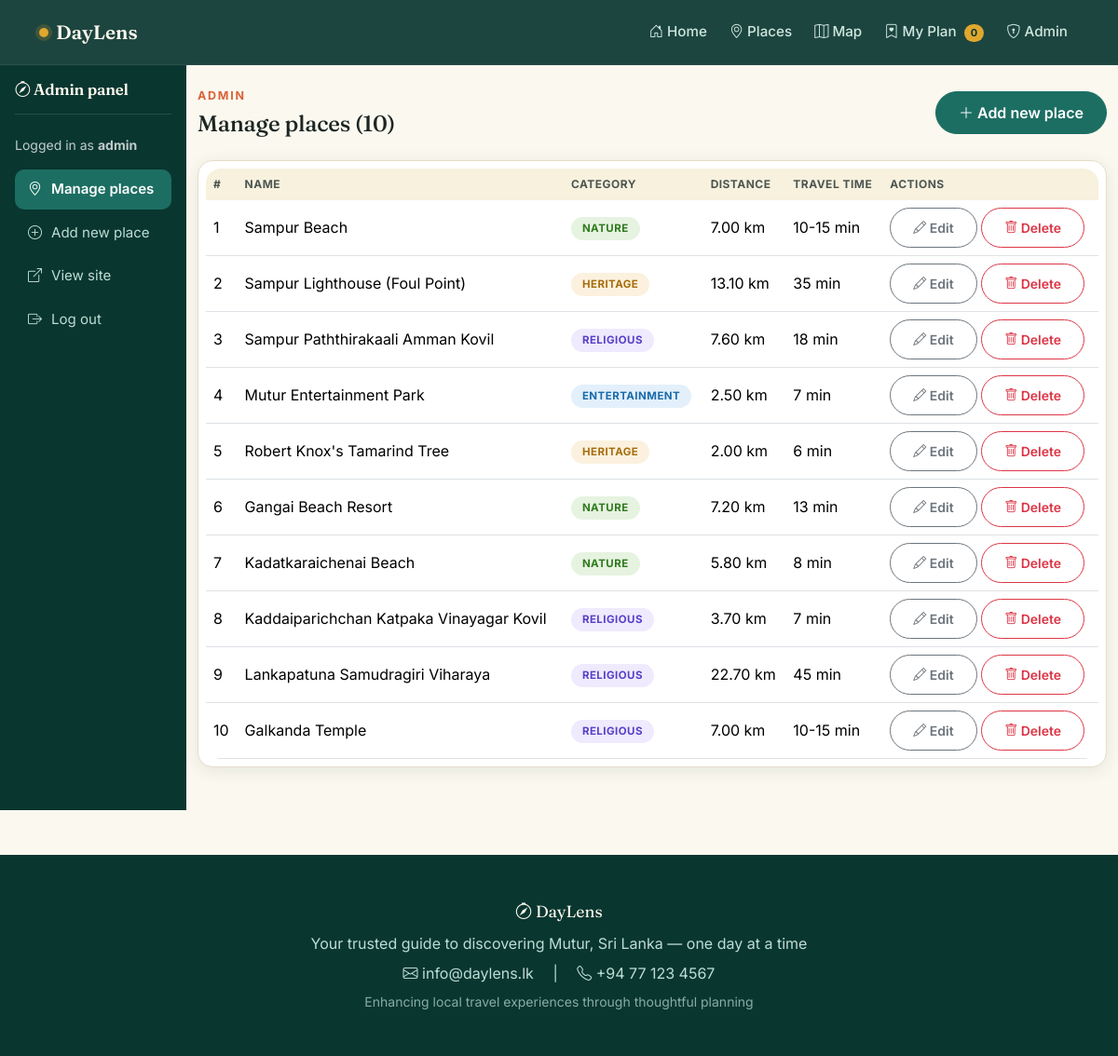
Page /admin/dashboard.php (signed in) on the committed database.
### tables this page shows
CREATE TABLE places (
    id INT AUTO_INCREMENT PRIMARY KEY,
    name VARCHAR(150) NOT NULL,
    category ENUM('religious','nature','heritage','cultural','entertainment') NOT NULL,
    description TEXT,
    latitude DECIMAL(10,7) NOT NULL,
    longitude DECIMAL(10,7) NOT NULL,
    distance_km DECIMAL(5,2) NOT NULL,
    travel_time VARCHAR(50),
    opening_time TIME DEFAULT '08:00:00',
    closing_time TIME DEFAULT '18:00:00',
    travel_tips TEXT,
    image_url VARCHAR(255),
    created_at TIMESTAMP DEFAULT CURRENT_TIMESTAMP,
    updated_at TIMESTAMP DEFAULT CURRENT_TIMESTAMP ON UPDATE CURRENT_TIMESTAMP
);

### admin/dashboard.php (the view, shortened to what this page needs)
<?php
require_once '../config/db.php';
$result = $conn->query("SELECT * FROM places ORDER BY id ASC");
include '../includes/header.php';
?>
<div class="container-fluid">
  <div class="row">
    <div class="col-md-2 admin-sidebar p-3">
      <h2 class="admin-brand"><i class="bi bi-compass"></i> Admin panel</h2>
      <p class="mb-3 small" style="opacity:0.75;">Logged in as <strong><?php echo htmlspecialchars($_SESSION['admin_username']); ?></strong></p>
      <a href="dashboard.php" class="active"><i class="bi bi-geo-alt"></i> Manage places</a>
      <a href="add.php"><i class="bi bi-plus-circle"></i> Add new place</a>
      <a href="../index.php"><i class="bi bi-box-arrow-up-right"></i> View site</a>
      <a href="logout.php"><i class="bi bi-box-arrow-right"></i> Log out</a>
    </div>
    <div class="col-md-10 py-4">
      <div class="d-flex justify-content-between align-items-center mb-4">
        <div>
          <span class="section-eyebrow">Admin</span>
          <h1 class="h4 section-title mb-0">Manage places (<?php echo $result->num_rows; ?>)</h1>
        </div>
        <a href="add.php" class="btn btn-brand"><i class="bi bi-plus-lg me-1"></i>Add new place</a>
      </div>
      <div class="table-responsive admin-card p-2">
        <table class="table table-admin align-middle mb-0">
          <thead class="table-light">
            <tr>
              <th>#</th>
              <th>Name</th>
              <th>Category</th>
              <th>Distance</th>
              <th>Travel time</th>
              <th>Actions</th>
            </tr>
          </thead>
          <tbody>
            <?php while ($p = $result->fetch_assoc()): ?>
            <tr>
              <td><?php echo $p['id']; ?></td>
              <td><?php echo htmlspecialchars($p['name']); ?></td>
              <td><span class="category-pill cat-<?php echo $p['category']; ?>"><?php echo $p['category']; ?></span></td>
              <td><?php echo $p['distance_km']; ?> km</td>
              <td><?php echo htmlspecialchars($p['travel_time']); ?></td>
              <td>
                <a href="edit.php?id=<?php echo $p['id']; ?>" class="btn btn-sm btn-outline-secondary"><i class="bi bi-pencil"></i> Edit</a>
                <a href="delete.php?id=<?php echo $p['id']; ?>" class="btn btn-sm btn-outline-danger" onclick="return confirm('Delete this place?');"><i class="bi bi-trash"></i> Delete</a>
              </td>
            </tr>
            <?php endwhile; ?>
          </tbody>
        </table>
      </div>
    </div>
  </div>
</div>
<?php include '../includes/footer.php'; ?>

### assets/css/style.css (style rules this page uses)
:root { --ocean-900: #0a3630; --ocean-800: #0e453d; --ocean-700: #135549; --lagoon-600: #1c6e62; --lagoon-500: #26897a; --sand-100: #f7f1de; --sand-50: #fbf8ef; --marigold-500: #e0a72e; --marigold-600: #c48c1c; --coral-500: #d9643a; --coral-600: #b94f2a; --ink-900: #1c2624; --ink-600: #4d5652; --ink-400: #7c847f; --line: #e4ddc9; --shadow-soft: 0 4px 18px rgba(10, 54, 48, 0.09); --shadow-lift: 0 14px 32px rgba(10, 54, 48, 0.16); --radius-card: 16px; --radius-pill: 999px; }
* { scroll-behavior: smooth; }
body { background-color: var(--sand-50); font-family: 'Inter', -apple-system, "Segoe UI", Roboto, Arial, sans-serif; color: var(--ink-900); -webkit-font-smoothing: antialiased; }
h1, h2, h3, .display-font { font-family: 'Fraunces', 'Georgia', serif; font-weight: 600; letter-spacing: -0.01em; }
.btn { border-radius: var(--radius-pill); font-weight: 600; padding: 10px 24px; transition: transform 0.18s ease, box-shadow 0.18s ease, background-color 0.18s ease; }
.btn-brand { background-color: var(--lagoon-600); border-color: var(--lagoon-600); color: #fff; }
.btn-outline-secondary, .btn-outline-danger { transition: all 0.18s ease; }
.section-eyebrow { color: var(--coral-500); font-size: 0.78rem; letter-spacing: 0.14em; text-transform: uppercase; font-weight: 700; margin-bottom: 6px; display: block; }
.section-title { margin-bottom: 6px; }
.category-pill { display: inline-flex; align-items: center; gap: 5px; padding: 4px 12px; border-radius: var(--radius-pill); font-size: 11.5px; font-weight: 700; text-transform: uppercase; letter-spacing: 0.04em; }
.cat-religious { background:#efeafd; color:#5940c9; }
.cat-nature { background:#e6f3e0; color:#2f7a1e; }
.cat-heritage { background:#fbf1de; color:#a66d0c; }
.cat-entertainment { background:#e3f0fb; color:#1a6bab; }
.admin-sidebar { background-color: var(--ocean-900); min-height: 100vh; color: #fff; padding-top: 24px; }
.admin-sidebar .admin-brand { font-family: 'Fraunces', serif; color: #fdf9ee; font-size: 1.05rem; margin-bottom: 22px; padding-bottom: 16px; border-bottom: 1px solid rgba(255,255,255,0.12); }
.admin-sidebar a { color: #bcded4; text-decoration: none; display: flex; align-items: center; gap: 10px; padding: 10px 14px; border-radius: 10px; margin-bottom: 4px; transition: background 0.18s ease, color 0.18s ease; font-size: 0.94rem; }
.admin-sidebar a.active { background: var(--lagoon-600); color: #fff; font-weight: 600; }
.admin-card { background: #fff; border: 1px solid var(--line); border-radius: var(--radius-card); box-shadow: var(--shadow-soft); }
.table-admin { background: #fff; border-radius: var(--radius-card); overflow: hidden; }
.table-admin thead th { background: var(--sand-100); color: var(--ink-600); font-size: 12px; text-transform: uppercase; letter-spacing: 0.04em; font-weight: 700; border-bottom: none; }
.table-admin tbody tr { transition: background 0.15s ease; }

### rows in the picture
places: id "1", name "Sampur Beach", category "NATURE", distance_km "7.00", travel_time "10-15 min"
places: id "2", name "Sampur Lighthouse (Foul Point)", category "HERITAGE", distance_km "13.10", travel_time "35 min"
places: id "3", name "Sampur Paththirakaali Amman Kovil", category "RELIGIOUS", distance_km "7.60", travel_time "18 min"
places: id "4", name "Mutur Entertainment Park", category "ENTERTAINMENT", distance_km "2.50", travel_time "7 min"
places: id "5", name "Robert Knox's Tamarind Tree", category "HERITAGE", distance_km "2.00", travel_time "6 min"
places: id "6", name "Gangai Beach Resort", category "NATURE", distance_km "7.20", travel_time "13 min"
places: id "7", name "Kadatkaraichenai Beach", category "NATURE", distance_km "5.80", travel_time "8 min"
places: id "8", name "Kaddaiparichchan Katpaka Vinayagar Kovil", category "RELIGIOUS", distance_km "3.70", travel_time "7 min"
places: id "9", name "Lankapatuna Samudragiri Viharaya", category "RELIGIOUS", distance_km "22.70", travel_time "45 min"
places: id "10", name "Galkanda Temple", category "RELIGIOUS", distance_km "7.00", travel_time "10-15 min"

### other values in the picture
$_SESSION['admin_username'] "admin"
$result->num_rows "10"
